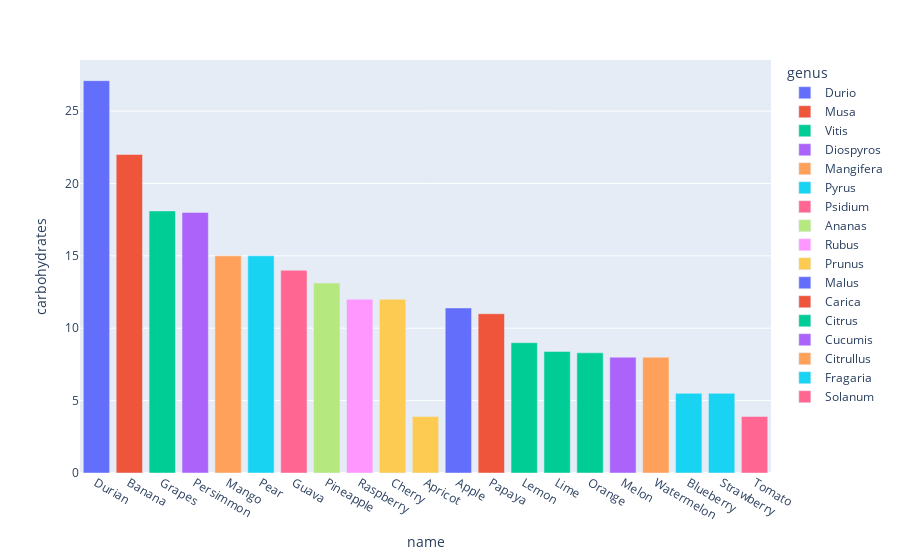

The cell this chart's notebook holds for it:
### Code cell
import plotly.express as px
fig = px.bar(df, x='name', y='carbohydrates',
             hover_data=['sugar', 'genus'], color='genus')
fig.show()

### Figure 1 — Plotly figure (JSON) as saved in the notebook; plotly's stock layout.template omitted (floating-point values rounded to 4 significant figures)
{"data": [{"alignmentgroup": "True", "customdata": [[6.75, "Durio"]], "hovertemplate": "genus=%{customdata[1]}<br>name=%{x}<br>carbohydrates=%{y}<br>sugar=%{customdata[0]}<extra></extra>", "legendgroup": "Durio", "marker": {"color": "#636efa", "pattern": {"shape": ""}}, "name": "Durio", "offsetgroup": "Durio", "orientation": "v", "showlegend": true, "textposition": "auto", "type": "bar", "x": ["Durian"], "xaxis": "x", "y": [27.1], "yaxis": "y"}, {"alignmentgroup": "True", "customdata": [[17.2, "Musa"]], "hovertemplate": "genus=%{customdata[1]}<br>name=%{x}<br>carbohydrates=%{y}<br>sugar=%{customdata[0]}<extra></extra>", "legendgroup": "Musa", "marker": {"color": "#EF553B", "pattern": {"shape": ""}}, "name": "Musa", "offsetgroup": "Musa", "orientation": "v", "showlegend": true, "textposition": "auto", "type": "bar", "x": ["Banana"], "xaxis": "x", "y": [22], "yaxis": "y"}, {"alignmentgroup": "True", "customdata": [[15.48, "Vitis"]], "hovertemplate": "genus=%{customdata[1]}<br>name=%{x}<br>carbohydrates=%{y}<br>sugar=%{customdata[0]}<extra></extra>", "legendgroup": "Vitis", "marker": {"color": "#00cc96", "pattern": {"shape": ""}}, "name": "Vitis", "offsetgroup": "Vitis", "orientation": "v", "showlegend": true, "textposition": "auto", "type": "bar", "x": ["Grapes"], "xaxis": "x", "y": [18.1], "yaxis": "y"}, {"alignmentgroup": "True", "customdata": [[18, "Diospyros"]], "hovertemplate": "genus=%{customdata[1]}<br>name=%{x}<br>carbohydrates=%{y}<br>sugar=%{customdata[0]}<extra></extra>", "legendgroup": "Diospyros", "marker": {"color": "#ab63fa", "pattern": {"shape": ""}}, "name": "Diospyros", "offsetgroup": "Diospyros", "orientation": "v", "showlegend": true, "textposition": "auto", "type": "bar", "x": ["Persimmon"], "xaxis": "x", "y": [18], "yaxis": "y"}, {"alignmentgroup": "True", "customdata": [[13.7, "Mangifera"]], "hovertemplate": "genus=%{customdata[1]}<br>name=%{x}<br>carbohydrates=%{y}<br>sugar=%{customdata[0]}<extra></extra>", "legendgroup": "Mangifera", "marker": {"color": "#FFA15A", "pattern": {"shape": ""}}, "name": "Mangifera", "offsetgroup": "Mangifera", "orientation": "v", "showlegend": true, "textposition": "auto", "type": "bar", "x": ["Mango"], "xaxis": "x", "y": [15], "yaxis": "y"}, {"alignmentgroup": "True", "customdata": [[10, "Pyrus"]], "hovertemplate": "genus=%{customdata[1]}<br>name=%{x}<br>carbohydrates=%{y}<br>sugar=%{customdata[0]}<extra></extra>", "legendgroup": "Pyrus", "marker": {"color": "#19d3f3", "pattern": {"shape": ""}}, "name": "Pyrus", "offsetgroup": "Pyrus", "orientation": "v", "showlegend": true, "textposition": "auto", "type": "bar", "x": ["Pear"], "xaxis": "x", "y": [15], "yaxis": "y"}, {"alignmentgroup": "True", "customdata": [[9, "Psidium"]], "hovertemplate": "genus=%{customdata[1]}<br>name=%{x}<br>carbohydrates=%{y}<br>sugar=%{customdata[0]}<extra></extra>", "legendgroup": "Psidium", "marker": {"color": "#FF6692", "pattern": {"shape": ""}}, "name": "Psidium", "offsetgroup": "Psidium", "orientation": "v", "showlegend": true, "textposition": "auto", "type": "bar", "x": ["Guava"], "xaxis": "x", "y": [14], "yaxis": "y"}, {"alignmentgroup": "True", "customdata": [[9.85, "Ananas"]], "hovertemplate": "genus=%{customdata[1]}<br>name=%{x}<br>carbohydrates=%{y}<br>sugar=%{customdata[0]}<extra></extra>", "legendgroup": "Ananas", "marker": {"color": "#B6E880", "pattern": {"shape": ""}}, "name": "Ananas", "offsetgroup": "Ananas", "orientation": "v", "showlegend": true, "textposition": "auto", "type": "bar", "x": ["Pineapple"], "xaxis": "x", "y": [13.12], "yaxis": "y"}, {"alignmentgroup": "True", "customdata": [[4.4, "Rubus"]], "hovertemplate": "genus=%{customdata[1]}<br>name=%{x}<br>carbohydrates=%{y}<br>sugar=%{customdata[0]}<extra></extra>", "legendgroup": "Rubus", "marker": {"color": "#FF97FF", "pattern": {"shape": ""}}, "name": "Rubus", "offsetgroup": "Rubus", "orientation": "v", "showlegend": true, "textposition": "auto", "type": "bar", "x": ["Raspberry"], "xaxis": "x", "y": [12], "yaxis": "y"}, {"alignmentgroup": "True", "customdata": [[8, "Prunus"], [3.2, "Prunus"]], "hovertemplate": "genus=%{customdata[1]}<br>name=%{x}<br>carbohydrates=%{y}<br>sugar=%{customdata[0]}<extra></extra>", "legendgroup": "Prunus", "marker": {"color": "#FECB52", "pattern": {"shape": ""}}, "name": "Prunus", "offsetgroup": "Prunus", "orientation": "v", "showlegend": true, "textposition": "auto", "type": "bar", "x": ["Cherry", "Apricot"], "xaxis": "x", "y": [12, 3.9], "yaxis": "y"}, {"alignmentgroup": "True", "customdata": [[10.3, "Malus"]], "hovertemplate": "genus=%{customdata[1]}<br>name=%{x}<br>carbohydrates=%{y}<br>sugar=%{customdata[0]}<extra></extra>", "legendgroup": "Malus", "marker": {"color": "#636efa", "pattern": {"shape": ""}}, "name": "Malus", "offsetgroup": "Malus", "orientation": "v", "showlegend": true, "textposition": "auto", "type": "bar", "x": ["Apple"], "xaxis": "x", "y": [11.4], "yaxis": "y"}, {"alignmentgroup": "True", "customdata": [[1, "Carica"]], "hovertemplate": "genus=%{customdata[1]}<br>name=%{x}<br>carbohydrates=%{y}<br>sugar=%{customdata[0]}<extra></extra>", "legendgroup": "Carica", "marker": {"color": "#EF553B", "pattern": {"shape": ""}}, "name": "Carica", "offsetgroup": "Carica", "orientation": "v", "showlegend": true, "textposition": "auto", "type": "bar", "x": ["Papaya"], "xaxis": "x", "y": [11], "yaxis": "y"}, {"alignmentgroup": "True", "customdata": [[2.5, "Citrus"], [1.7, "Citrus"], [8.2, "Citrus"]], "hovertemplate": "genus=%{customdata[1]}<br>name=%{x}<br>carbohydrates=%{y}<br>sugar=%{customdata[0]}<extra></extra>", "legendgroup": "Citrus", "marker": {"color": "#00cc96", "pattern": {"shape": ""}}, "name": "Citrus", "offsetgroup": "Citrus", "orientation": "v", "showlegend": true, "textposition": "auto", "type": "bar", "x": ["Lemon", "Lime", "Orange"], "xaxis": "x", "y": [9, 8.4, 8.3], "yaxis": "y"}, {"alignmentgroup": "True", "customdata": [[8, "Cucumis"]], "hovertemplate": "genus=%{customdata[1]}<br>name=%{x}<br>carbohydrates=%{y}<br>sugar=%{customdata[0]}<extra></extra>", "legendgroup": "Cucumis", "marker": {"color": "#ab63fa", "pattern": {"shape": ""}}, "name": "Cucumis", "offsetgroup": "Cucumis", "orientation": "v", "showlegend": true, "textposition": "auto", "type": "bar", "x": ["Melon"], "xaxis": "x", "y": [8], "yaxis": "y"}, {"alignmentgroup": "True", "customdata": [[6, "Citrullus"]], "hovertemplate": "genus=%{customdata[1]}<br>name=%{x}<br>carbohydrates=%{y}<br>sugar=%{customdata[0]}<extra></extra>", "legendgroup": "Citrullus", "marker": {"color": "#FFA15A", "pattern": {"shape": ""}}, "name": "Citrullus", "offsetgroup": "Citrullus", "orientation": "v", "showlegend": true, "textposition": "auto", "type": "bar", "x": ["Watermelon"], "xaxis": "x", "y": [8], "yaxis": "y"}, {"alignmentgroup": "True", "customdata": [[5.4, "Fragaria"], [5.4, "Fragaria"]], "hovertemplate": "genus=%{customdata[1]}<br>name=%{x}<br>carbohydrates=%{y}<br>sugar=%{customdata[0]}<extra></extra>", "legendgroup": "Fragaria", "marker": {"color": "#19d3f3", "pattern": {"shape": ""}}, "name": "Fragaria", "offsetgroup": "Fragaria", "orientation": "v", "showlegend": true, "textposition": "auto", "type": "bar", "x": ["Blueberry", "Strawberry"], "xaxis": "x", "y": [5.5, 5.5], "yaxis": "y"}, {"alignmentgroup": "True", "customdata": [[2.6, "Solanum"]], "hovertemplate": "genus=%{customdata[1]}<br>name=%{x}<br>carbohydrates=%{y}<br>sugar=%{customdata[0]}<extra></extra>", "legendgroup": "Solanum", "marker": {"color": "#FF6692", "pattern": {"shape": ""}}, "name": "Solanum", "offsetgroup": "Solanum", "orientation": "v", "showlegend": true, "textposition": "auto", "type": "bar", "x": ["Tomato"], "xaxis": "x", "y": [3.9], "yaxis": "y"}], "layout": {"barmode": "relative", "legend": {"title": {"text": "genus"}, "tracegroupgap": 0}, "margin": {"t": 60}, "xaxis": {"anchor": "y", "domain": [0, 1], "title": {"text": "name"}}, "yaxis": {"anchor": "x", "domain": [0, 1], "title": {"text": "carbohydrates"}}}}
